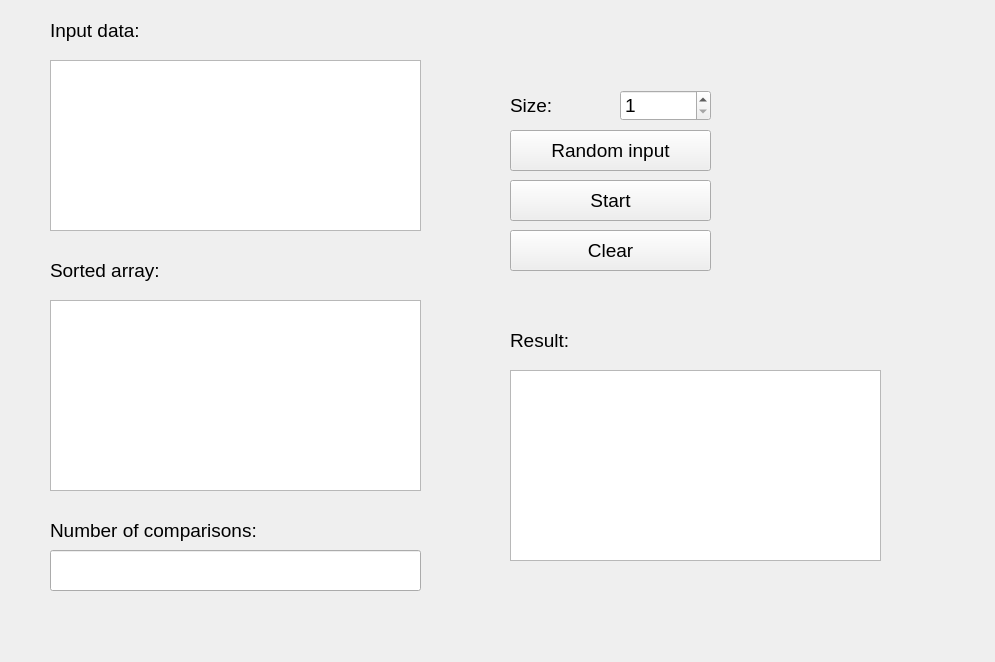
<?xml version="1.0" encoding="UTF-8"?>
<ui version="4.0">
 <class>MainWindow</class>
 <widget class="QMainWindow" name="MainWindow">
  <property name="geometry">
   <rect>
    <x>0</x>
    <y>0</y>
    <width>995</width>
    <height>662</height>
   </rect>
  </property>
  <property name="font">
   <font>
    <pointsize>14</pointsize>
   </font>
  </property>
  <property name="windowTitle">
   <string>MainWindow</string>
  </property>
  <widget class="QWidget" name="centralwidget">
   <widget class="QLabel" name="label_2">
    <property name="geometry">
     <rect>
      <x>510</x>
      <y>320</y>
      <width>221</width>
      <height>41</height>
     </rect>
    </property>
    <property name="text">
     <string>Result:</string>
    </property>
   </widget>
   <widget class="QSpinBox" name="spinBox">
    <property name="geometry">
     <rect>
      <x>620</x>
      <y>90</y>
      <width>91</width>
      <height>31</height>
     </rect>
    </property>
    <property name="minimum">
     <number>1</number>
    </property>
    <property name="maximum">
     <number>20000</number>
    </property>
   </widget>
   <widget class="QTextEdit" name="textEdit">
    <property name="geometry">
     <rect>
      <x>50</x>
      <y>60</y>
      <width>371</width>
      <height>171</height>
     </rect>
    </property>
   </widget>
   <widget class="QLabel" name="label">
    <property name="geometry">
     <rect>
      <x>50</x>
      <y>10</y>
      <width>221</width>
      <height>41</height>
     </rect>
    </property>
    <property name="text">
     <string>Input data:</string>
    </property>
   </widget>
   <widget class="QPushButton" name="pushButton_init">
    <property name="geometry">
     <rect>
      <x>510</x>
      <y>130</y>
      <width>201</width>
      <height>41</height>
     </rect>
    </property>
    <property name="text">
     <string>Random input</string>
    </property>
   </widget>
   <widget class="QPushButton" name="pushButton_clear">
    <property name="geometry">
     <rect>
      <x>510</x>
      <y>230</y>
      <width>201</width>
      <height>41</height>
     </rect>
    </property>
    <property name="text">
     <string>Clear</string>
    </property>
   </widget>
   <widget class="QPushButton" name="pushButton_start">
    <property name="geometry">
     <rect>
      <x>510</x>
      <y>180</y>
      <width>201</width>
      <height>41</height>
     </rect>
    </property>
    <property name="text">
     <string>Start</string>
    </property>
   </widget>
   <widget class="QTextEdit" name="textEdit_result">
    <property name="geometry">
     <rect>
      <x>510</x>
      <y>370</y>
      <width>371</width>
      <height>191</height>
     </rect>
    </property>
   </widget>
   <widget class="QLabel" name="label_3">
    <property name="geometry">
     <rect>
      <x>510</x>
      <y>90</y>
      <width>91</width>
      <height>31</height>
     </rect>
    </property>
    <property name="text">
     <string>Size:</string>
    </property>
   </widget>
   <widget class="QLabel" name="label_4">
    <property name="geometry">
     <rect>
      <x>50</x>
      <y>510</y>
      <width>251</width>
      <height>41</height>
     </rect>
    </property>
    <property name="text">
     <string>Number of comparisons:</string>
    </property>
   </widget>
   <widget class="QLineEdit" name="lineEdit">
    <property name="geometry">
     <rect>
      <x>50</x>
      <y>550</y>
      <width>371</width>
      <height>41</height>
     </rect>
    </property>
   </widget>
   <widget class="QTextEdit" name="textEdit_sort">
    <property name="geometry">
     <rect>
      <x>50</x>
      <y>300</y>
      <width>371</width>
      <height>191</height>
     </rect>
    </property>
   </widget>
   <widget class="QLabel" name="label_5">
    <property name="geometry">
     <rect>
      <x>50</x>
      <y>250</y>
      <width>221</width>
      <height>41</height>
     </rect>
    </property>
    <property name="text">
     <string>Sorted array:</string>
    </property>
   </widget>
  </widget>
  <widget class="QMenuBar" name="menubar">
   <property name="geometry">
    <rect>
     <x>0</x>
     <y>0</y>
     <width>995</width>
     <height>36</height>
    </rect>
   </property>
  </widget>
 </widget>
 <resources/>
 <connections/>
</ui>
